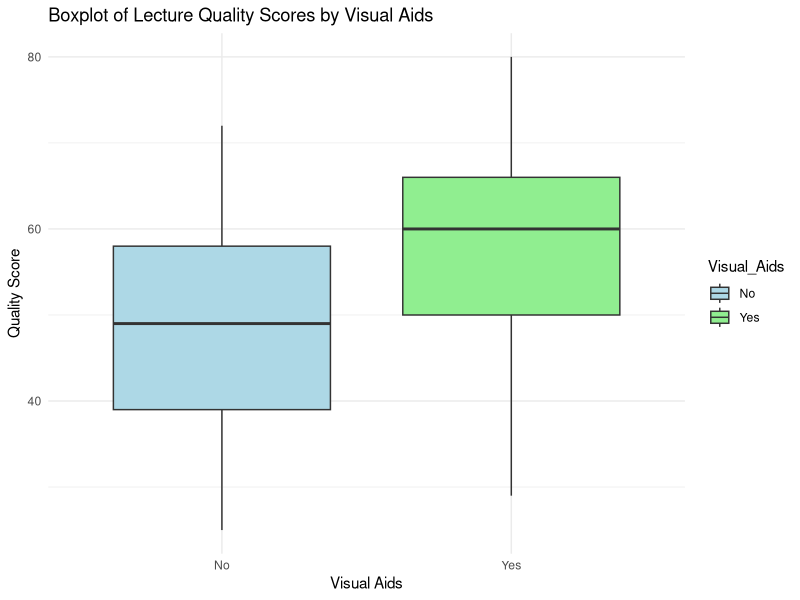
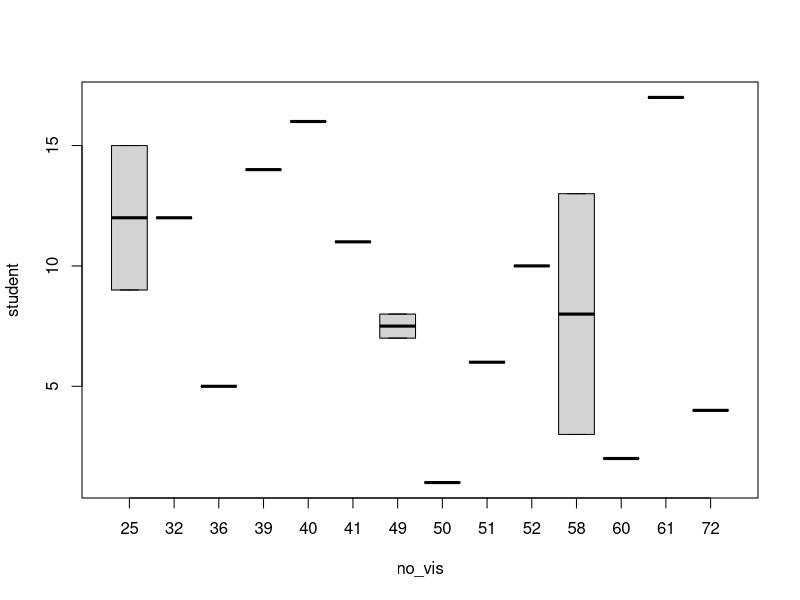

Reproduce these figures in R, in order.
lecture_data <- data.frame(
  Visual_Aids = factor(rep(c("No", "Yes"), each = 17)),  # Replicating "No" and "Yes" each 30 times
  Quality_Score = c(
    # Quality scores for lectures without visual aids
    50,60,58,72,36,51,49,49,25,52,41,32,58,39,25,40,61,
    # Quality scores for lectures with visual aids
    58,70,60,73,40,63,54,60,29,57,66,37,50,48,80,65,70
  )  # Quality score out of 100
)

# Get the summary of the data frame
summary(lecture_data)




# Load necessary libraries
library(ggplot2)

# Assuming the data frame is named 'lecture_data' with columns 'Quality_Score' and 'Visual_Aids'

lecture_data <- data.frame(
  Visual_Aids = factor(rep(c("No", "Yes"), each = 17)),  # Replicating "No" and "Yes" each 30 times
  Quality_Score = c(
    # Quality scores for lectures without visual aids
    50,60,58,72,36,51,49,49,25,52,41,32,58,39,25,40,61,
    # Quality scores for lectures with visual aids
    58,70,60,73,40,63,54,60,29,57,66,37,50,48,80,65,70
  )  # Quality score out of 100
)


# Create boxplots
ggplot(lecture_data, aes(x = Visual_Aids, y = Quality_Score, fill = Visual_Aids)) +
  geom_boxplot() +
  labs(title = "Boxplot of Lecture Quality Scores by Visual Aids",
       x = "Visual Aids",
       y = "Quality Score") +
  scale_fill_manual(values = c("No" = "lightblue", "Yes" = "lightgreen")) +
  theme_minimal()

# Observation 1: Difference in Median
median_quality_no_aids <- median(lecture_data$Quality_Score[lecture_data$Visual_Aids == "No"])
median_quality_with_aids <- median(lecture_data$Quality_Score[lecture_data$Visual_Aids == "Yes"])
median_difference <- median_quality_with_aids - median_quality_no_aids
cat("Median Quality Score without Visual Aids:", median_quality_no_aids, "\n")
cat("Median Quality Score with Visual Aids:", median_quality_with_aids, "\n")
cat("Difference in Median Quality Score:", median_difference, "\n")

# Observation 2: Spread and Outliers
boxplot_stats_no_aids <- boxplot.stats(lecture_data$Quality_Score[lecture_data$Visual_Aids == "No"])
boxplot_stats_with_aids <- boxplot.stats(lecture_data$Quality_Score[lecture_data$Visual_Aids == "Yes"])
cat("\nInterquartile Range (No Visual Aids):", boxplot_stats_no_aids$stats[4] - boxplot_stats_no_aids$stats[2], "\n")
cat("Interquartile Range (With Visual Aids):", boxplot_stats_with_aids$stats[4] - boxplot_stats_with_aids$stats[2], "\n")




rm(list=ls())
student=seq(1:17)
no_vis=c(50,60,58,72,36,51,49,49,25,52,41,32,58,39,25,40,61)
with_vis=c(58,70,60,73,40,63,54,60,29,57,66,37,50,48,80,65,70)
df=data.frame(student,no_vis,with_vis)
plot=boxplot(student~no_vis,df)
aa=shapiro.test(no_vis)
ab=shapiro.test(with_vis)







# Assuming the data frame is named 'lecture_data' with columns 'Visual_Aids' and 'Quality_Score'
lecture_data <- data.frame(
  Visual_Aids = factor(rep(c("No", "Yes"), each = 17)),  # Replicating "No" and "Yes" each 30 times
  Quality_Score = c(
    # Quality scores for lectures without visual aids
    50,60,58,72,36,51,49,49,25,52,41,32,58,39,25,40,61,
    # Quality scores for lectures with visual aids
    58,70,60,73,40,63,54,60,29,57,66,37,50,48,80,65,70
  )  # Quality score out of 100
)
# Load necessary libraries
library(dplyr)

# Calculate mean, standard deviation, and confidence interval for lectures without visual aids
summary_no_aids <- summarise(lecture_data %>% filter(Visual_Aids == "No"),
                             Mean = mean(Quality_Score),
                             SD = sd(Quality_Score),
                             Lower_CI = Mean - qt(0.975, df = n() - 1) * (SD / sqrt(n())),
                             Upper_CI = Mean + qt(0.975, df = n() - 1) * (SD / sqrt(n())))

# Calculate mean, standard deviation, and confidence interval for lectures with visual aids
summary_with_aids <- summarise(lecture_data %>% filter(Visual_Aids == "Yes"),
                               Mean = mean(Quality_Score),
                               SD = sd(Quality_Score),
                               Lower_CI = Mean - qt(0.975, df = n() - 1) * (SD / sqrt(n())),
                               Upper_CI = Mean + qt(0.975, df = n() - 1) * (SD / sqrt(n())))

# Print the summary statistics for lectures without visual aids
cat("Summary Statistics for Lectures without Visual Aids:\n")
print(summary_no_aids)

# Print the summary statistics for lectures with visual aids
cat("\nSummary Statistics for Lectures with Visual Aids:\n")
print(summary_with_aids)











# Assuming the data frame is named 'lecture_data' with columns 'Visual_Aids' and 'Quality_Score'
lecture_data <- data.frame(
  Visual_Aids = factor(rep(c("No", "Yes"), each = 17)),  # Replicating "No" and "Yes" each 30 times
  Quality_Score = c(
    # Quality scores for lectures without visual aids
    50,60,58,72,36,51,49,49,25,52,41,32,58,39,25,40,61,
    # Quality scores for lectures with visual aids
    58,70,60,73,40,63,54,60,29,57,66,37,50,48,80,65,70
  )  # Quality score out of 100
)
# Load necessary libraries
library(dplyr)

# Calculate mean, standard deviation, and confidence interval for lectures without visual aids
summary_no_aids <- summarise(lecture_data %>% filter(Visual_Aids == "No"),
                             Mean = mean(Quality_Score),
                             SD = sd(Quality_Score),
                             Lower_CI = Mean - qt(0.975, df = n() - 1) * (SD / sqrt(n())),
                             Upper_CI = Mean + qt(0.975, df = n() - 1) * (SD / sqrt(n())))

# Calculate mean, standard deviation, and confidence interval for lectures with visual aids
summary_with_aids <- summarise(lecture_data %>% filter(Visual_Aids == "Yes"),
                               Mean = mean(Quality_Score),
                               SD = sd(Quality_Score),
                               Lower_CI = Mean - qt(0.975, df = n() - 1) * (SD / sqrt(n())),
                               Upper_CI = Mean + qt(0.975, df = n() - 1) * (SD / sqrt(n())))

# Print the comparison of statistics
cat("Comparison of Summary Statistics:\n")
cat("\nLectures without Visual Aids:\n")
print(summary_no_aids)
cat("\nLectures with Visual Aids:\n")
print(summary_with_aids)

# Comment on each comparison
cat("\nComments:\n")

# Mean comparison
mean_difference <- summary_with_aids$Mean - summary_no_aids$Mean
cat("\nMean Difference:", mean_difference)
if (mean_difference > 0) {
  cat("\nLectures with visual aids have a higher mean quality score compared to lectures without visual aids.")
} else if (mean_difference < 0) {
  cat("\nLectures with visual aids have a lower mean quality score compared to lectures without visual aids.")
} else {
  cat("\nThere is no difference in the mean quality score between lectures with and without visual aids.")
}

# Standard deviation comparison
sd_difference <- summary_with_aids$SD - summary_no_aids$SD
cat("\n\nStandard Deviation Difference:", sd_difference)
if (sd_difference > 0) {
  cat("\nLectures with visual aids have a higher standard deviation, indicating greater variability in quality scores compared to lectures without visual aids.")
} else if (sd_difference < 0) {
  cat("\nLectures with visual aids have a lower standard deviation, indicating less variability in quality scores compared to lectures without visual aids.")
} else {
  cat("\nThere is no difference in the variability of quality scores between lectures with and without visual aids.")
}

# Confidence interval comparison
ci_difference_lower <- summary_with_aids$Lower_CI - summary_no_aids$Lower_CI
ci_difference_upper <- summary_with_aids$Upper_CI - summary_no_aids$Upper_CI
cat("\n\nConfidence Interval Difference (Lower Bound):", ci_difference_lower)
cat("\nConfidence Interval Difference (Upper Bound):", ci_difference_upper)
if (ci_difference_lower > 0 && ci_difference_upper > 0) {
  cat("\nThe confidence interval for lectures with visual aids is shifted to the right compared to lectures without visual aids, indicating a higher range of plausible mean quality scores.")
} else if (ci_difference_lower < 0 && ci_difference_upper < 0) {
  cat("\nThe confidence interval for lectures with visual aids is shifted to the left compared to lectures without visual aids, indicating a lower range of plausible mean quality scores.")
} else {
  cat("\nThere is no consistent difference in the range of plausible mean quality scores between lectures with and without visual aids.")
}




